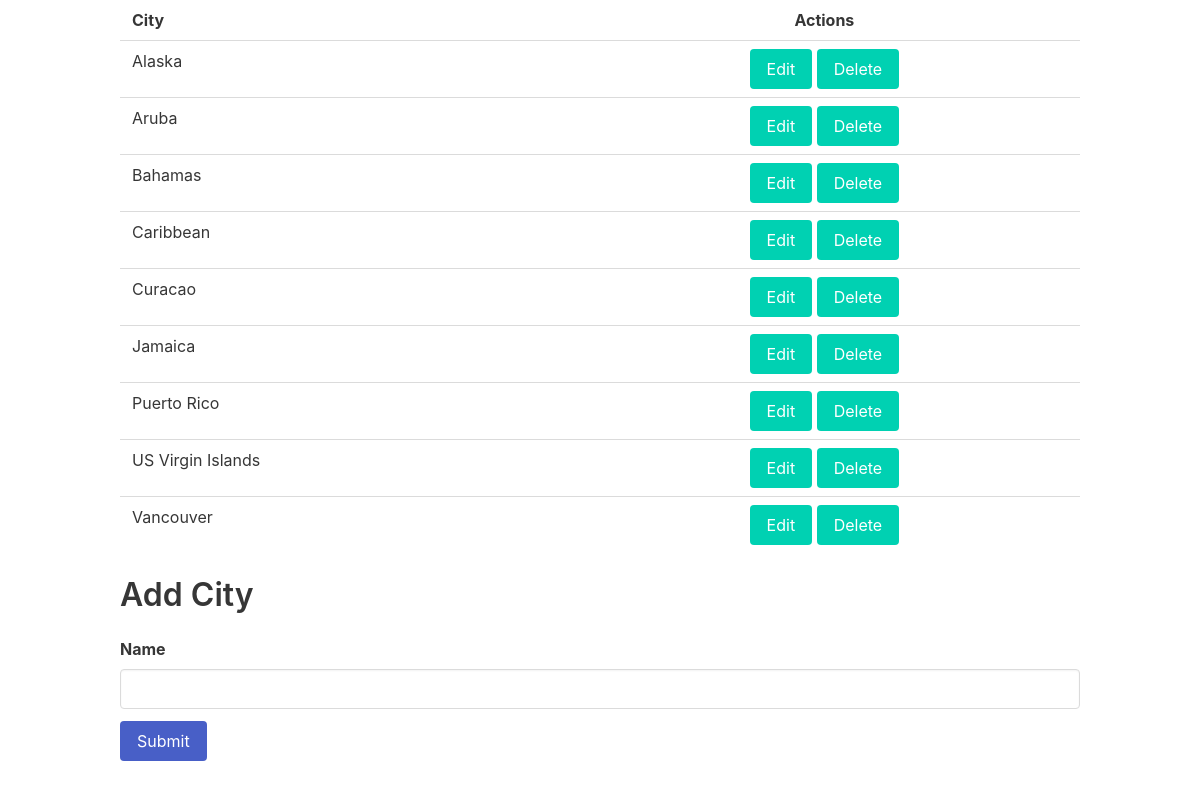
/cities.php, run on the app's committed database.
### tables this page shows
CREATE TABLE IF NOT EXISTS cities (
  id int NOT NULL AUTO_INCREMENT,
  name varchar(50) NOT NULL,
  active boolean not null default 1,
  PRIMARY KEY (id));

### cities.php (called while the page is built, shortened)
<?php
require_once('inc/entities/City.class.php');
require_once('inc/utilities/PageIndex.class.php');
require_once('inc/utilities/PageCities.class.php');
require_once('inc/utilities/PDOAgent.class.php');
$city = new City();
$cities = CitiesMapper::getCities();
PageCities::showCities($cities);
PageCities::FotmCity($city);
?>

### inc/utilities/PDOAgent.class.php (called while the page is built, shortened)
<?php
class PDOAgent    {
    private $host = DB_HOST;
    private $user = DB_USER;
    private $pass = DB_PASS;
    private $dbname = DB_NAME;
    private $className;
    private $pdo;
    private $stmt;
    public function __construct(String $className)    {
        $this->className = $className;
        $dsn = 'mysql:host=' . $this->host . ';dbname=' . $this->dbname;
        $options = array(
            PDO::ATTR_PERSISTENT => true,
            PDO::ATTR_ERRMODE => PDO::ERRMODE_EXCEPTION
            );
        try {
            $this->pdo = new PDO($dsn, $this->user, $this->pass, $options);
        } catch (PDOException $e) {
            $this->error = $e->getMessage();
        }
    }
    public function query(string $query) {
            $this->stmt = $this->pdo->prepare($query);
    }
    public function execute($data = null)   {
        if (is_null($data)) {
            return $this->stmt->execute();
        } else {
            return $this->stmt->execute($data);
        }
    }
    public function resultSet(){
        $this->execute();
        return $this->stmt->fetchAll(PDO::FETCH_CLASS, $this->className);
    }
}
?>

### inc/utilities/CitiesMapper.class.php (called while the page is built, shortened)
<?php
class CitiesMapper {
    static private $db;
    public static function initialize() {
        self::$db = new PDOAgent('City');
    }
    public static function getCities() : Array {
        self::$db->query('select id, name from cities where active = 1 order by name;');
        self::$db->execute();
        return self::$db->resultSet();
    }
}
?>

### inc/entities/City.class.php (called while the page is built, shortened)
<?php
class City {
    private $id = 0;
    private $name = "";
    public function getId() : int {
        return $this->id;
    }
    public function getName() : String {
        return $this->name;
    }
}
?>

### inc/utilities/PageCities.class.php (the view, shortened to what this page needs)
<?php
class PageCities {
    static function showCities($cities) {
        if(!empty($cities)) {
        echo '<table class="table" style="width:100%;">
                <tr>
                    <th>City</th>
                    <th  style="text-align:center;">Actions</th>
                </tr>';
        foreach($cities as $city) {
            echo '<tr>
                <td>'.$city->getName().'</td>
                <td style="text-align:center;">
                <a href="'.$_SERVER['PHP_SELF'].'?id='.$city->getId().'&a=e" class="button is-primary">Edit</a>
                <a href="'.$_SERVER['PHP_SELF'].'?id='.$city->getId().'&a=d" class="button is-primary">Delete</a>
                </td>
            </tr>';
        }
        echo '</table>';
        }
    }
    static function FotmCity($city) {
        if($city->getId()==0) {
            echo '<h3 class="title is-3">Add City</h3>';
        } else {
            echo '<h3 class="title is-3">Edit City</h3>';
        }
    ?>
        <form action="<?php echo $_SERVER['PHP_SELF']; ?>" METHOD="POST">
        <div class="field">
            <label class="label">Name</label>
            <div class="control">
                <input class="input" type="input" name="name" value="<?php echo $city->getName(); ?>" />
            </div>
        </div>
        <div class="field is-grouped">
            <div class="control">
                <button class="button is-link">Submit</button>
            </div>
        </div>
    <?php
    }
}
  ?>

### data on the page
cities: name "Alaska"
cities: name "Aruba"
cities: name "Bahamas"
cities: name "Caribbean"
cities: name "Curacao"
cities: name "Jamaica"
cities: name "Puerto Rico"
cities: name "US Virgin Islands"
cities: name "Vancouver"
